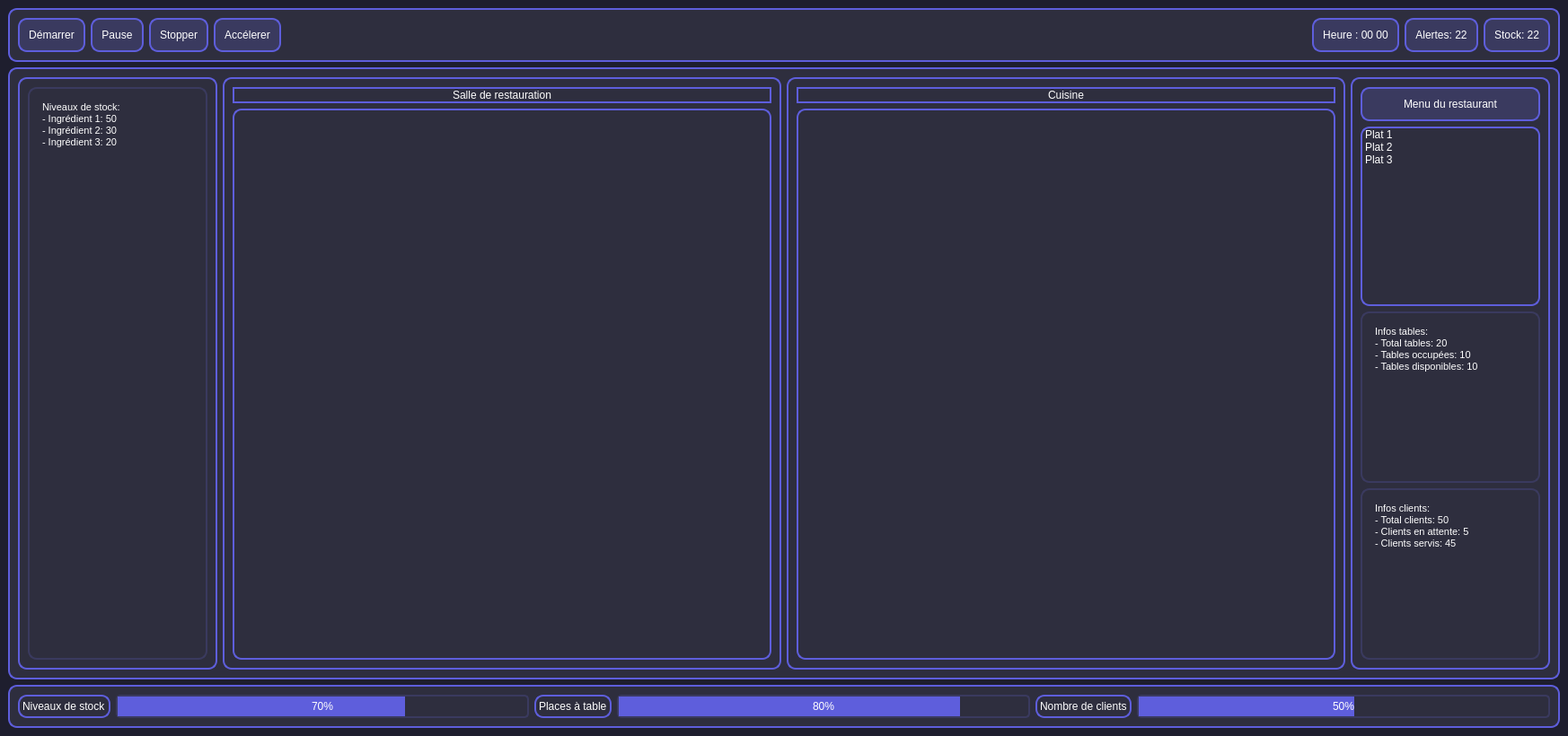
<?xml version="1.0" encoding="UTF-8"?>
<ui version="4.0">
 <class>MainWindow</class>
 <widget class="QMainWindow" name="MainWindow">
  <property name="geometry">
   <rect>
    <x>0</x>
    <y>0</y>
    <width>1746</width>
    <height>820</height>
   </rect>
  </property>
  <property name="windowTitle">
   <string>Projet</string>
  </property>
  <property name="styleSheet">
   <string notr="true">/* Background principal */
QWidget {
    background-color: #1e1e2e;
    color: #ffffff;
}

/* Boutons */
QPushButton {
    background-color: #3a3a5f;
    selection-color: red;
    border: 2px solid #5e5edc;
    border-radius: 10px;
    padding: 10px;
    color: white;
    font: bold 14px &quot;Segoe UI&quot;;
}

QPushButton:hover {
    background-color: #7366ff;  
    border-color: #8080ff;
 
}

QPushButton:pressed {
    background-color: #282850; 
}

/* Labels */
QLabel {
    font: bold 16px &quot;Segoe UI&quot;;
    color: #ffffff;
    background-color: transparent;
    text-align: center;
}

/* Frames */
QFrame {
    background-color: #2e2e3e;
    border: 2px solid #5e5edc;
    border-radius: 10px;
}

/* Progress Bars */
QProgressBar {
    border: 2px solid #3a3a5f;
    border-radius: 5px;
    background: #2e2e3e;
    text-align: center;
    color: white;
    font: bold 12px &quot;Segoe UI&quot;;
}

QProgressBar::chunk {
    background-color: #5e5edc;
    width: 20px;
}

/* Text Browsers */
QTextBrowser {
    border: 2px solid #3a3a5f;
    border-radius: 10px;
    background-color: #2e2e3e;
    color: white;
    font: 12px &quot;Segoe UI&quot;;
    padding: 10px;
}
</string>
  </property>
  <widget class="QWidget" name="centralwidget">
   <layout class="QVBoxLayout" name="verticalLayout">
    <item>
     <widget class="QFrame" name="headerFrame">
      <property name="frameShape">
       <enum>QFrame::Shape::StyledPanel</enum>
      </property>
      <property name="frameShadow">
       <enum>QFrame::Shadow::Raised</enum>
      </property>
      <layout class="QHBoxLayout" name="horizontalLayout">
       <item>
        <widget class="QPushButton" name="stratButton">
         <property name="text">
          <string>Démarrer</string>
         </property>
        </widget>
       </item>
       <item>
        <widget class="QPushButton" name="pauseButton">
         <property name="text">
          <string>Pause</string>
         </property>
        </widget>
       </item>
       <item>
        <widget class="QPushButton" name="stopButton">
         <property name="text">
          <string>Stopper</string>
         </property>
        </widget>
       </item>
       <item>
        <widget class="QPushButton" name="accelButton">
         <property name="text">
          <string>Accélerer</string>
         </property>
        </widget>
       </item>
       <item>
        <spacer name="horizontalSpacer">
         <property name="orientation">
          <enum>Qt::Orientation::Horizontal</enum>
         </property>
         <property name="sizeHint" stdset="0">
          <size>
           <width>40</width>
           <height>20</height>
          </size>
         </property>
        </spacer>
       </item>
       <item>
        <widget class="QPushButton" name="timeButton">
         <property name="text">
          <string>Heure : 00 00</string>
         </property>
        </widget>
       </item>
       <item>
        <widget class="QPushButton" name="alertButton">
         <property name="text">
          <string>Alertes: 22</string>
         </property>
        </widget>
       </item>
       <item>
        <widget class="QPushButton" name="stockButton">
         <property name="text">
          <string>Stock: 22</string>
         </property>
        </widget>
       </item>
      </layout>
     </widget>
    </item>
    <item>
     <widget class="QFrame" name="mainFrame">
      <property name="frameShape">
       <enum>QFrame::Shape::StyledPanel</enum>
      </property>
      <property name="frameShadow">
       <enum>QFrame::Shadow::Raised</enum>
      </property>
      <layout class="QHBoxLayout" name="horizontalLayout_2">
       <item>
        <widget class="QFrame" name="leftActionButtonsFrame">
         <property name="frameShape">
          <enum>QFrame::Shape::StyledPanel</enum>
         </property>
         <property name="frameShadow">
          <enum>QFrame::Shadow::Raised</enum>
         </property>
         <layout class="QVBoxLayout" name="verticalLayout_4">
          <item>
           <widget class="QTextBrowser" name="stockInfoTextBrowser">
            <property name="minimumSize">
             <size>
              <width>200</width>
              <height>90</height>
             </size>
            </property>
            <property name="html">
             <string>&lt;!DOCTYPE HTML PUBLIC &quot;-//W3C//DTD HTML 4.0//EN&quot; &quot;http://www.w3.org/TR/REC-html40/strict.dtd&quot;&gt;
&lt;html&gt;&lt;head&gt;&lt;meta name=&quot;qrichtext&quot; content=&quot;1&quot; /&gt;&lt;meta charset=&quot;utf-8&quot; /&gt;&lt;style type=&quot;text/css&quot;&gt;
p, li { white-space: pre-wrap; }
hr { height: 1px; border-width: 0; }
li.unchecked::marker { content: &quot;\2610&quot;; }
li.checked::marker { content: &quot;\2612&quot;; }
&lt;/style&gt;&lt;/head&gt;&lt;body style=&quot; font-family:'Segoe UI'; font-size:12px; font-weight:400; font-style:normal;&quot;&gt;
&lt;p style=&quot; margin-top:0px; margin-bottom:0px; margin-left:0px; margin-right:0px; -qt-block-indent:0; text-indent:0px;&quot;&gt;&lt;span style=&quot; font-family:'MS Shell Dlg 2'; font-size:8.25pt;&quot;&gt;Niveaux de stock:&lt;/span&gt;&lt;/p&gt;
&lt;p style=&quot; margin-top:0px; margin-bottom:0px; margin-left:0px; margin-right:0px; -qt-block-indent:0; text-indent:0px;&quot;&gt;&lt;span style=&quot; font-family:'MS Shell Dlg 2'; font-size:8.25pt;&quot;&gt;- Ingrédient 1: 50&lt;/span&gt;&lt;/p&gt;
&lt;p style=&quot; margin-top:0px; margin-bottom:0px; margin-left:0px; margin-right:0px; -qt-block-indent:0; text-indent:0px;&quot;&gt;&lt;span style=&quot; font-family:'MS Shell Dlg 2'; font-size:8.25pt;&quot;&gt;- Ingrédient 2: 30&lt;/span&gt;&lt;/p&gt;
&lt;p style=&quot; margin-top:0px; margin-bottom:0px; margin-left:0px; margin-right:0px; -qt-block-indent:0; text-indent:0px;&quot;&gt;&lt;span style=&quot; font-family:'MS Shell Dlg 2'; font-size:8.25pt;&quot;&gt;- Ingrédient 3: 20&lt;/span&gt;&lt;/p&gt;&lt;/body&gt;&lt;/html&gt;</string>
            </property>
           </widget>
          </item>
         </layout>
        </widget>
       </item>
       <item>
        <widget class="QFrame" name="diningAreaFrame">
         <property name="frameShape">
          <enum>QFrame::Shape::StyledPanel</enum>
         </property>
         <property name="frameShadow">
          <enum>QFrame::Shadow::Raised</enum>
         </property>
         <layout class="QVBoxLayout" name="verticalLayout_2">
          <item>
           <widget class="QLabel" name="diningAreaLabel">
            <property name="text">
             <string>Salle de restauration</string>
            </property>
            <property name="alignment">
             <set>Qt::AlignmentFlag::AlignCenter</set>
            </property>
           </widget>
          </item>
          <item>
           <widget class="QGraphicsView" name="diningAreaView">
            <property name="minimumSize">
             <size>
              <width>600</width>
              <height>600</height>
             </size>
            </property>
            <property name="styleSheet">
             <string notr="true">QGraphicsView {
    background-image: url(:/build/Desktop_Qt_MinGW_64_bit_31ccaa-Release/release/img/sol.png);
    background-repeat: no-repeat;
    background-position: center;
}</string>
            </property>
            <property name="backgroundBrush">
             <brush brushstyle="NoBrush">
              <color alpha="255">
               <red>255</red>
               <green>255</green>
               <blue>255</blue>
              </color>
             </brush>
            </property>
           </widget>
          </item>
         </layout>
         <zorder>diningAreaView</zorder>
         <zorder>diningAreaLabel</zorder>
        </widget>
       </item>
       <item>
        <widget class="QFrame" name="kitchenAreaFrame">
         <property name="frameShape">
          <enum>QFrame::Shape::StyledPanel</enum>
         </property>
         <property name="frameShadow">
          <enum>QFrame::Shadow::Raised</enum>
         </property>
         <layout class="QVBoxLayout" name="verticalLayout_3">
          <item>
           <widget class="QLabel" name="kitchenAreaLabel">
            <property name="text">
             <string>Cuisine</string>
            </property>
            <property name="alignment">
             <set>Qt::AlignmentFlag::AlignCenter</set>
            </property>
           </widget>
          </item>
          <item>
           <widget class="QGraphicsView" name="kitchenAreaView">
            <property name="minimumSize">
             <size>
              <width>600</width>
              <height>600</height>
             </size>
            </property>
            <property name="styleSheet">
             <string notr="true">QGraphicsView {
    background-image: url(:/build/Desktop_Qt_MinGW_64_bit_31ccaa-Release/release/img/sol.png);
    background-repeat: no-repeat;
    background-position: center;
}</string>
            </property>
           </widget>
          </item>
         </layout>
         <zorder>kitchenAreaView</zorder>
         <zorder>kitchenAreaLabel</zorder>
        </widget>
       </item>
       <item>
        <widget class="QFrame" name="rightInfoFrame">
         <property name="frameShape">
          <enum>QFrame::Shape::StyledPanel</enum>
         </property>
         <property name="frameShadow">
          <enum>QFrame::Shadow::Raised</enum>
         </property>
         <layout class="QVBoxLayout" name="verticalLayout_5">
          <item>
           <widget class="QPushButton" name="customerMoodButton">
            <property name="text">
             <string>Menu du restaurant</string>
            </property>
           </widget>
          </item>
          <item>
           <widget class="QListWidget" name="menuListWidget">
            <property name="minimumSize">
             <size>
              <width>200</width>
              <height>200</height>
             </size>
            </property>
            <item>
             <property name="text">
              <string>Plat 1</string>
             </property>
            </item>
            <item>
             <property name="text">
              <string>Plat 2</string>
             </property>
            </item>
            <item>
             <property name="text">
              <string>Plat 3</string>
             </property>
            </item>
           </widget>
          </item>
          <item>
           <widget class="QTextBrowser" name="tableInfoTextBrowser">
            <property name="minimumSize">
             <size>
              <width>200</width>
              <height>100</height>
             </size>
            </property>
            <property name="html">
             <string>&lt;!DOCTYPE HTML PUBLIC &quot;-//W3C//DTD HTML 4.0//EN&quot; &quot;http://www.w3.org/TR/REC-html40/strict.dtd&quot;&gt;
&lt;html&gt;&lt;head&gt;&lt;meta name=&quot;qrichtext&quot; content=&quot;1&quot; /&gt;&lt;meta charset=&quot;utf-8&quot; /&gt;&lt;style type=&quot;text/css&quot;&gt;
p, li { white-space: pre-wrap; }
hr { height: 1px; border-width: 0; }
li.unchecked::marker { content: &quot;\2610&quot;; }
li.checked::marker { content: &quot;\2612&quot;; }
&lt;/style&gt;&lt;/head&gt;&lt;body style=&quot; font-family:'Segoe UI'; font-size:12px; font-weight:400; font-style:normal;&quot;&gt;
&lt;p style=&quot; margin-top:0px; margin-bottom:0px; margin-left:0px; margin-right:0px; -qt-block-indent:0; text-indent:0px;&quot;&gt;&lt;span style=&quot; font-family:'MS Shell Dlg 2'; font-size:8.25pt;&quot;&gt;Infos tables:&lt;/span&gt;&lt;/p&gt;
&lt;p style=&quot; margin-top:0px; margin-bottom:0px; margin-left:0px; margin-right:0px; -qt-block-indent:0; text-indent:0px;&quot;&gt;&lt;span style=&quot; font-family:'MS Shell Dlg 2'; font-size:8.25pt;&quot;&gt;- Total tables: 20&lt;/span&gt;&lt;/p&gt;
&lt;p style=&quot; margin-top:0px; margin-bottom:0px; margin-left:0px; margin-right:0px; -qt-block-indent:0; text-indent:0px;&quot;&gt;&lt;span style=&quot; font-family:'MS Shell Dlg 2'; font-size:8.25pt;&quot;&gt;- Tables occupées: 10&lt;/span&gt;&lt;/p&gt;
&lt;p style=&quot; margin-top:0px; margin-bottom:0px; margin-left:0px; margin-right:0px; -qt-block-indent:0; text-indent:0px;&quot;&gt;&lt;span style=&quot; font-family:'MS Shell Dlg 2'; font-size:8.25pt;&quot;&gt;- Tables disponibles: 10&lt;/span&gt;&lt;/p&gt;&lt;/body&gt;&lt;/html&gt;</string>
            </property>
           </widget>
          </item>
          <item>
           <widget class="QTextBrowser" name="customerInfoTextBrowser">
            <property name="minimumSize">
             <size>
              <width>200</width>
              <height>100</height>
             </size>
            </property>
            <property name="html">
             <string>&lt;!DOCTYPE HTML PUBLIC &quot;-//W3C//DTD HTML 4.0//EN&quot; &quot;http://www.w3.org/TR/REC-html40/strict.dtd&quot;&gt;
&lt;html&gt;&lt;head&gt;&lt;meta name=&quot;qrichtext&quot; content=&quot;1&quot; /&gt;&lt;meta charset=&quot;utf-8&quot; /&gt;&lt;style type=&quot;text/css&quot;&gt;
p, li { white-space: pre-wrap; }
hr { height: 1px; border-width: 0; }
li.unchecked::marker { content: &quot;\2610&quot;; }
li.checked::marker { content: &quot;\2612&quot;; }
&lt;/style&gt;&lt;/head&gt;&lt;body style=&quot; font-family:'Segoe UI'; font-size:12px; font-weight:400; font-style:normal;&quot;&gt;
&lt;p style=&quot; margin-top:0px; margin-bottom:0px; margin-left:0px; margin-right:0px; -qt-block-indent:0; text-indent:0px;&quot;&gt;&lt;span style=&quot; font-family:'MS Shell Dlg 2'; font-size:8.25pt;&quot;&gt;Infos clients:&lt;/span&gt;&lt;/p&gt;
&lt;p style=&quot; margin-top:0px; margin-bottom:0px; margin-left:0px; margin-right:0px; -qt-block-indent:0; text-indent:0px;&quot;&gt;&lt;span style=&quot; font-family:'MS Shell Dlg 2'; font-size:8.25pt;&quot;&gt;- Total clients: 50&lt;/span&gt;&lt;/p&gt;
&lt;p style=&quot; margin-top:0px; margin-bottom:0px; margin-left:0px; margin-right:0px; -qt-block-indent:0; text-indent:0px;&quot;&gt;&lt;span style=&quot; font-family:'MS Shell Dlg 2'; font-size:8.25pt;&quot;&gt;- Clients en attente: 5&lt;/span&gt;&lt;/p&gt;
&lt;p style=&quot; margin-top:0px; margin-bottom:0px; margin-left:0px; margin-right:0px; -qt-block-indent:0; text-indent:0px;&quot;&gt;&lt;span style=&quot; font-family:'MS Shell Dlg 2'; font-size:8.25pt;&quot;&gt;- Clients servis: 45&lt;/span&gt;&lt;/p&gt;&lt;/body&gt;&lt;/html&gt;</string>
            </property>
           </widget>
          </item>
         </layout>
        </widget>
       </item>
      </layout>
     </widget>
    </item>
    <item>
     <widget class="QFrame" name="dashboardFrame">
      <property name="frameShape">
       <enum>QFrame::Shape::StyledPanel</enum>
      </property>
      <property name="frameShadow">
       <enum>QFrame::Shadow::Raised</enum>
      </property>
      <layout class="QHBoxLayout" name="horizontalLayout_3">
       <item>
        <widget class="QLabel" name="stockLevelsLabel">
         <property name="text">
          <string>Niveaux de stock</string>
         </property>
        </widget>
       </item>
       <item>
        <widget class="QProgressBar" name="stockLevelsProgressBar">
         <property name="value">
          <number>70</number>
         </property>
        </widget>
       </item>
       <item>
        <widget class="QLabel" name="tableSeatsLabel">
         <property name="text">
          <string>Places à table</string>
         </property>
        </widget>
       </item>
       <item>
        <widget class="QProgressBar" name="tableSeatsProgressBar">
         <property name="value">
          <number>80</number>
         </property>
        </widget>
       </item>
       <item>
        <widget class="QLabel" name="customerNumberLabel">
         <property name="text">
          <string>Nombre de clients</string>
         </property>
        </widget>
       </item>
       <item>
        <widget class="QProgressBar" name="customerNumberProgressBar">
         <property name="value">
          <number>50</number>
         </property>
        </widget>
       </item>
      </layout>
     </widget>
    </item>
   </layout>
  </widget>
 </widget>
 <resources>
  <include location="ressources.qrc"/>
 </resources>
 <connections/>
</ui>
